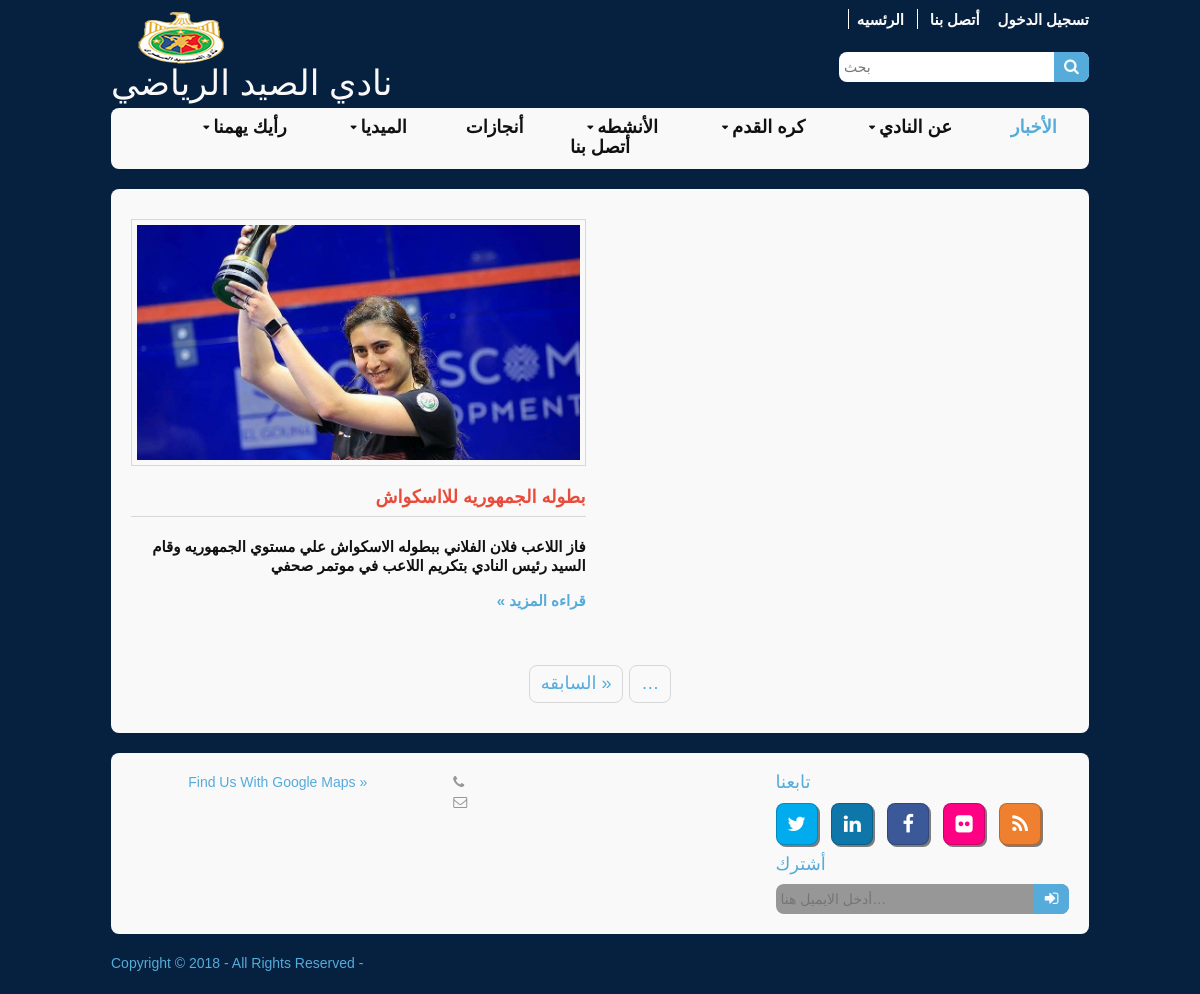
/home/achive, run on the app's committed database.
### tables this page shows
CREATE TABLE `achive` (
  `achive_id` int(11) NOT NULL,
  `achive_title` varchar(100) NOT NULL,
  `achive_description` text NOT NULL,
  `achive_images` varchar(100) NOT NULL
);

### application/modules/home/controllers/Home.php (called while the page is built, shortened)
<?php
class Home extends CI_Controller {
	function __construct() {
		$this->load->model('Home_model');
	}
    public function achive(){
    	$data['result'] = $this->Home_model->get_data_by('setting');
    	$data['title_page'] = " الانجازات";
    	$query['query']=$this->Home_model->get_data_by('main');
    	$info['achive']= $this->Home_model->get_data_by('achive');
    	$achive_id=$_GET['id'];
    	if( $achive_id != '' ) {
    		$new['achive']= $this->Home_model->get_table_row('achive',array('achive_id'=>$achive_id));
    		$this->load->view('header',$data);
    		$this->load->view('achive_page',$new);
    		$this->load->view('footer',$query);
    	}else{
    		$this->load->view('header',$data);
    		$this->load->view('achive',$info);
    		$this->load->view('footer',$query);
    	}
    }
}
?>

### index.php (called while the page is built, shortened)
<?php
require_once BASEPATH.'core/CodeIgniter.php';

### application/modules/home/models/Home_model.php (called while the page is built, shortened)
<?php
class Home_model extends CI_Model {
   function get_data_by($tableName='', $value='', $colum='',$condition='') {
   $this->db->select('*');
   $this->db->from($tableName);
   $query = $this->db->get();
   return $query->result();
 }
}

### application/modules/home/views/achive.php (the view, shortened to what this page needs)
<div class="wrapper row3">
  <div class="rounded">
    <main class="container clear">
      <div id="portfolio">
        <ul class="nospace clear">
          <?php $i=0;
          foreach($achive as $achive){?>
            <li class="one_half <?php if($i== 0 || $i % 2 == 0) {echo 'first';}?>">
              <article><img class="borderedbox" src="<?php echo base_url();?>assets/images/<?php echo $achive->achive_images;?>" alt=""  width="460px" height="200px">
                <h2><?php echo $achive->achive_title;?></h2>
                <p><?php $desc= strip_tags($achive->achive_description); echo substr($desc,0,250);?>
              </p>
              <p class="right"><a href="<?php echo base_url();?>home/achive?id=<?php echo $achive->achive_id.'?'.$achive->achive_title;?>">قراءه المزيد &raquo;</a></p>
            </article>
            </li><?php $i++;}?>
          </ul>
        </div>
        <nav class="pagination">
          <ul>
            <li><a href="<?php echo base_url();?>home/achive?id=<?php if($achive->achive_id == 1){echo $achive->achive_id;}else{ echo $achive->achive_id-1;}?>">&laquo; السابقه</a></li>
            <li><a href="<?php echo base_url();?>home/achive?id=<?php echo $achive->achive_id+1;?>">&hellip;</a></li>
          </ul>
        </nav>
      </main>
    </div>
  </div>

### assets/layout/styles/style.css (style rules this page uses)
div.rounded main.container.clear .one_half h2 { font-size: 18px; color: #e74c3c; font-weight: 600 }
.one_half article p { color: #111; font-family: sans-serif; font-size: 15px; text-align: right; font-weight: 600; }
ul li { direction: rtl; color: #111; font-family: sans-serif; font-size: 18px; text-align: right; font-weight: 600; margin-right: 20px; }

### assets/layout/styles/layout.css (style rules this page uses)
.container { padding:20px 10px; }
.container h1, .container h2, .container h3, .container h4, .container h5, .container h6, .container .heading { padding-bottom:8px; border-bottom:1px solid; }
nav ul, nav ol { margin:0; padding:0; list-style:none; }
.pagination { display:block; width:100%; text-align:center; clear:both; }
.pagination li { display:inline-block; margin:0 2px 0 0; }
.pagination li:last-child { margin-right:0; }
.pagination a, .pagination strong { display:block; padding:8px 11px; border:1px solid; font-weight:normal; background-clip:padding-box; }
#portfolio { display:block; width:100%; margin-bottom:20px;text-align: right; }
#portfolio li, #portfolio img { margin-bottom:20px; }
.rounded, input, button, textarea, #header input, #footer input, #slide-wrapper figcaption, .avatar, #comments li, .faico a, #twitter, .pagination a, .pagination strong { border-radius:8px; }
body { color:#F9F9F9; background-color:#06213F; }
a { color:#55ABDA; }
hr, .borderedbox { border-color:#D7D7D7; }
.rounded { color:inherit; background-color:#F9F9F9; }
.row3 { color:#979797; background-color:inherit; }
.container h1, .container h2, .container h3, .container h4, .container h5, .container h6, .container .heading { border-color:#D7D7D7; }
.pagination a, .pagination strong { border-color:#D7D7D7; }
@media screen and (min-width:978px) { .wrapper { max-width:978px; } }

### assets/layout/styles/framework.css (style rules this page uses)
html { overflow-y:scroll; }
body { margin:0; padding:0; font-size:14px; line-height:1.4em; }
.right { text-align:right; }
.nospace { margin:0; padding:0; list-style:none; }
.borderedbox { padding:5px; border:1px solid; }
.clear, .group { display:block; }
.clear::before, .clear::after, .group::before, .group::after { display:table; content:""; }
.clear, .clear::after, .group, .group::after { clear:both; }
a { outline:none; text-decoration:none; }
img { width:auto; max-width:100%; height:auto; margin:0; padding:0; border:none; line-height:normal; vertical-align:middle; box-sizing:border-box; }
body, h1, h2, h3, h4, h5, h6, .heading { font-family:sans-serif }
h1, h2, h3, h4, h5, h6, .heading { display:block; margin:0 0 20px 0; font-size:16px; line-height:normal; font-weight:normal; font-style:normal; }
.wrapper { display:block; margin:0 auto 20px; text-align:left; word-wrap:break-word; }
.rounded, #topbar, #header, #mainav, #slider, .container, #footer, #copyright { display:block; width:100%; box-sizing:border-box; }
.rounded { margin:0; padding:10px; }
address, article, aside, figcaption, figure, footer, header, main, nav, section { display:block; margin:0; padding:0; }
.one_half, .one_third, .two_third, .one_quarter, .two_quarter, .three_quarter,.one_quart,.three__quarter,.one__quarter { display:inline-block; float:left; margin:0 0 0 3.06748466257669%; list-style:none; box-sizing:border-box; }
.first { margin-left:0; clear:left; }
.one_half { width:48.46625766871166%; }

### data on the page
achive: achive_images (picture), achive_title "بطوله الجمهوريه للااسكواش", achive_description "فاز اللاعب فلان الفلاني ببطوله الاسكواش علي مستوي الجمهوريه وقام السيد رئيس النادي بتكريم اللاعب في موتمر صحفي"
